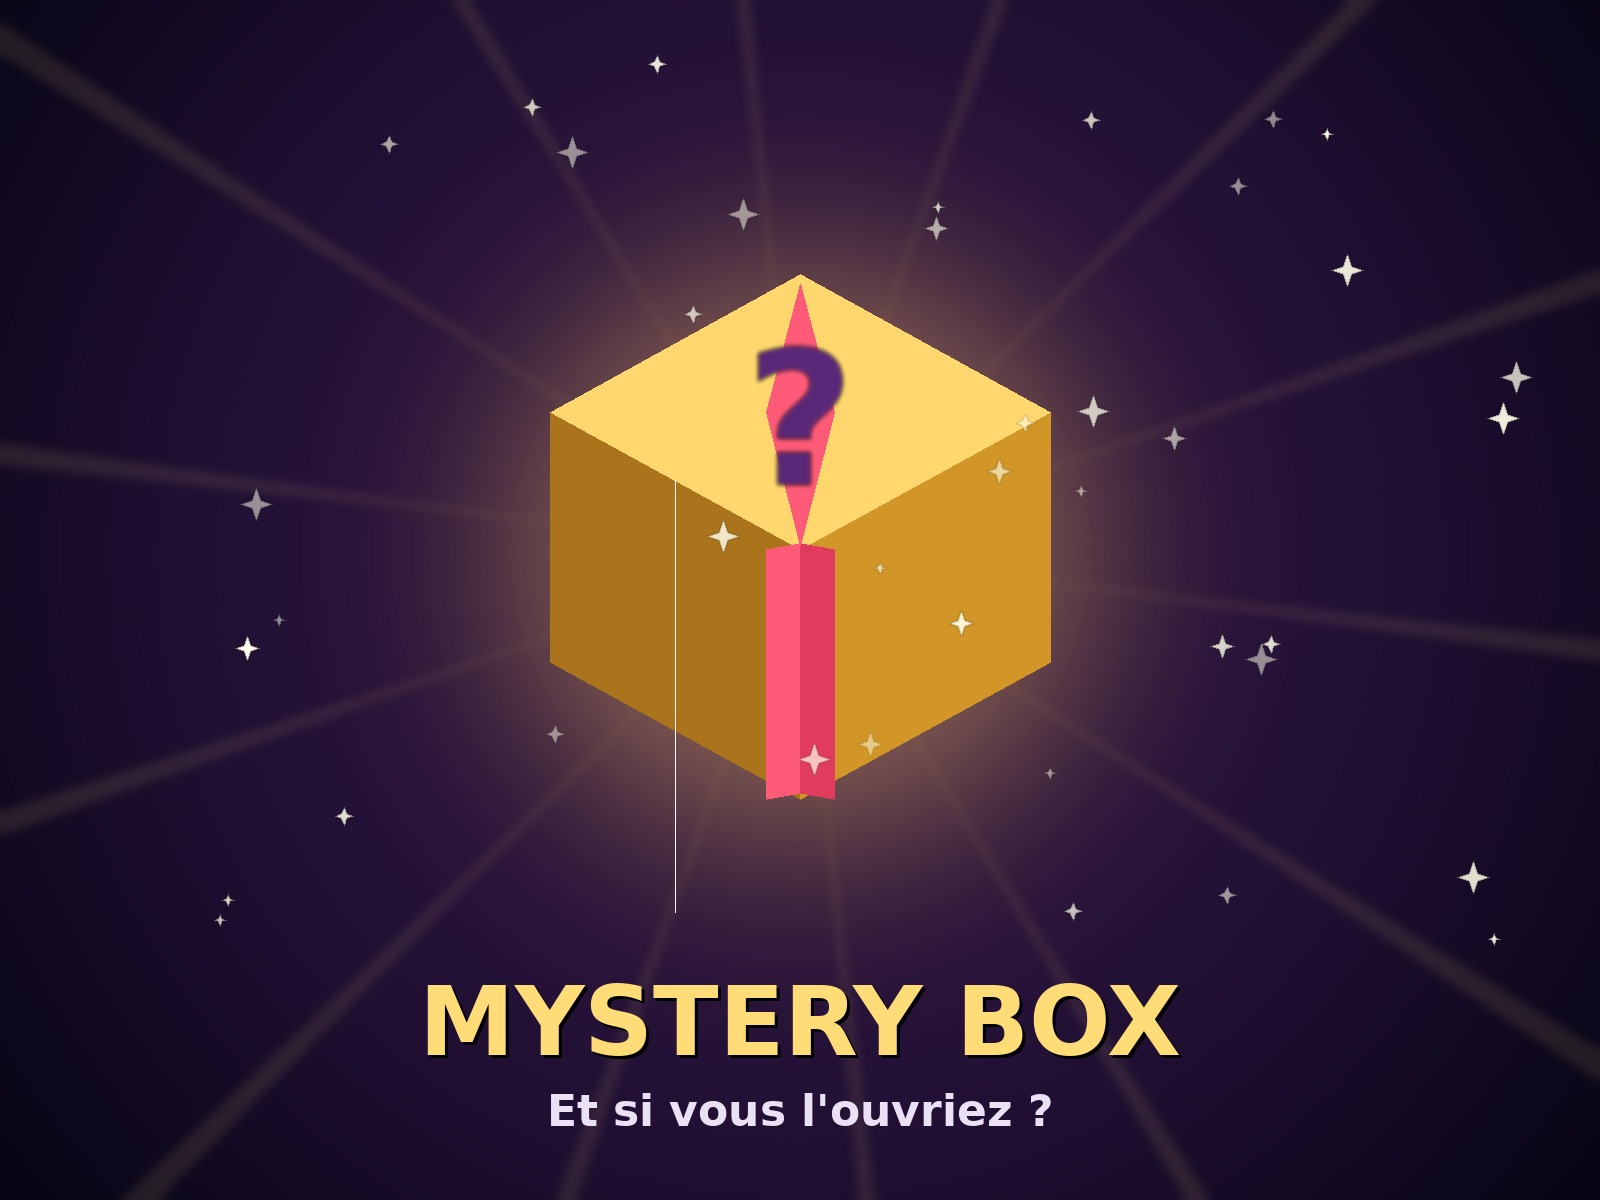

This figure's Python source:
import math, random
from PIL import Image, ImageDraw, ImageFilter, ImageFont

W, H = 1600, 1200
random.seed(7)

# ---------- background: radial dark-purple -> deep blue ----------
bg = Image.new("RGB", (W, H))
px = bg.load()
cx, cy = W/2, H*0.46
maxd = math.hypot(W/2, H/2)
for y in range(H):
    for x in range(0, W, 1):
        d = math.hypot(x-cx, y-cy)/maxd
        t = min(1, d)
        r = int(70*(1-t) + 8*t)
        g = int(30*(1-t) + 6*t)
        b = int(95*(1-t) + 22*t)
        px[x, y] = (r, g, b)

draw = ImageDraw.Draw(bg, "RGBA")

# ---------- light beams from behind the box ----------
beams = Image.new("RGBA", (W, H), (0,0,0,0))
bd = ImageDraw.Draw(beams)
for i in range(14):
    ang = math.radians(i*(360/14) + 8)
    x2 = cx + math.cos(ang)*1500
    y2 = cy + math.sin(ang)*1500
    bd.polygon([(cx, cy),
                (cx+math.cos(ang-0.035)*1500, cy+math.sin(ang-0.035)*1500),
                (x2, y2)], fill=(255, 220, 130, 26))
beams = beams.filter(ImageFilter.GaussianBlur(6))
bg = Image.alpha_composite(bg.convert("RGBA"), beams)
draw = ImageDraw.Draw(bg, "RGBA")

# ---------- glow halo behind box ----------
halo = Image.new("RGBA", (W, H), (0,0,0,0))
hd = ImageDraw.Draw(halo)
hd.ellipse([cx-360, cy-360, cx+360, cy+360], fill=(255, 200, 90, 120))
halo = halo.filter(ImageFilter.GaussianBlur(120))
bg = Image.alpha_composite(bg, halo)
draw = ImageDraw.Draw(bg, "RGBA")

# ---------- isometric box (cube) ----------
s = 250                      # half-width
top = cy - 140               # box vertical anchor
# colors
gold      = (255, 196, 70)
gold_dk   = (210, 150, 40)
gold_dkr  = (170, 115, 28)
lid_top   = (255, 215, 110)

# points
A = (cx, top - s*0.55)            # top apex
B = (cx + s, top)                 # right
C = (cx, top + s*0.55)            # bottom of top face
D = (cx - s, top)                 # left
# lower body
bot = top + s*1.0
Bl = (cx + s, bot)
Cl = (cx, bot + s*0.55)
Dl = (cx - s, bot)

# left face
draw.polygon([D, C, Cl, Dl], fill=gold_dkr)
# right face
draw.polygon([B, C, Cl, Bl], fill=gold_dk)
# top lid face
draw.polygon([A, B, C, D], fill=lid_top)

# ribbon vertical on front faces
draw.polygon([( (D[0]+C[0])/2, (D[1]+C[1])/2 ),
              ( (D[0]+C[0])/2+0, Cl[1]-(C[1]-Dl[1]) ),
              ], fill=None)
# simpler ribbon: vertical band down the center edge C->Cl
rw = 34
draw.polygon([(C[0]-rw, C[1]), (C[0], C[1]-6), (Cl[0], Cl[1]-6), (Cl[0]-rw, Cl[1])], fill=(255,90,120,255))
draw.polygon([(C[0]+rw, C[1]), (C[0], C[1]-6), (Cl[0], Cl[1]-6), (Cl[0]+rw, Cl[1])], fill=(225,60,95,255))
# ribbon on lid
draw.polygon([(A[0]-rw,(A[1]+C[1])/2),(A[0],A[1]+10),(A[0]+rw,(A[1]+C[1])/2),(C[0],C[1]-4)], fill=(255,90,120,255))

# ---------- big question mark on lid ----------
def load_font(size):
    for p in ["/usr/share/fonts/truetype/dejavu/DejaVuSans-Bold.ttf",
              "/usr/share/fonts/truetype/liberation/LiberationSans-Bold.ttf"]:
        try: return ImageFont.truetype(p, size)
        except: pass
    return ImageFont.load_default()

qfont = load_font(190)
qlayer = Image.new("RGBA", (W, H), (0,0,0,0))
qd = ImageDraw.Draw(qlayer)
tb = qd.textbbox((0,0), "?", font=qfont)
qw, qh = tb[2]-tb[0], tb[3]-tb[1]
qx, qy = cx-qw/2-tb[0], top - qh/2 - tb[1] + 4
qd.text((qx, qy), "?", font=qfont, fill=(90, 40, 120, 255))
qglow = qlayer.filter(ImageFilter.GaussianBlur(2))
bg = Image.alpha_composite(bg, qglow)
draw = ImageDraw.Draw(bg, "RGBA")

# ---------- sparkles ----------
def star(d, x, y, r, col):
    d.polygon([(x, y-r),(x+r*0.25,y-r*0.25),(x+r,y),(x+r*0.25,y+r*0.25),
               (x,y+r),(x-r*0.25,y+r*0.25),(x-r,y),(x-r*0.25,y-r*0.25)], fill=col)

spk = Image.new("RGBA",(W,H),(0,0,0,0))
sd = ImageDraw.Draw(spk)
for _ in range(40):
    x = random.randint(80, W-80); y = random.randint(60, H-260)
    r = random.choice([6,9,12,16])
    a = random.randint(120,255)
    star(sd, x, y, r, (255,255,235,a))
spk = spk.filter(ImageFilter.GaussianBlur(0.6))
bg = Image.alpha_composite(bg, spk)
draw = ImageDraw.Draw(bg, "RGBA")

# ---------- text ----------
tf = load_font(96)
sf = load_font(44)
title = "MYSTERY BOX"
tw = draw.textbbox((0,0), title, font=tf); twpx = tw[2]-tw[0]
ty = H-235
# shadow + glow
draw.text((cx-twpx/2+3, ty+3), title, font=tf, fill=(0,0,0,150))
draw.text((cx-twpx/2, ty), title, font=tf, fill=(255,220,120,255))
sub = "Et si vous l'ouvriez ?"
sw = draw.textbbox((0,0), sub, font=sf); swpx = sw[2]-sw[0]
draw.text((cx-swpx/2, ty+120), sub, font=sf, fill=(235,225,245,235))

bg.convert("RGB").save("/home/user/qzdsq/mystery_box.jpg", "JPEG", quality=92)
print("saved", bg.size)
